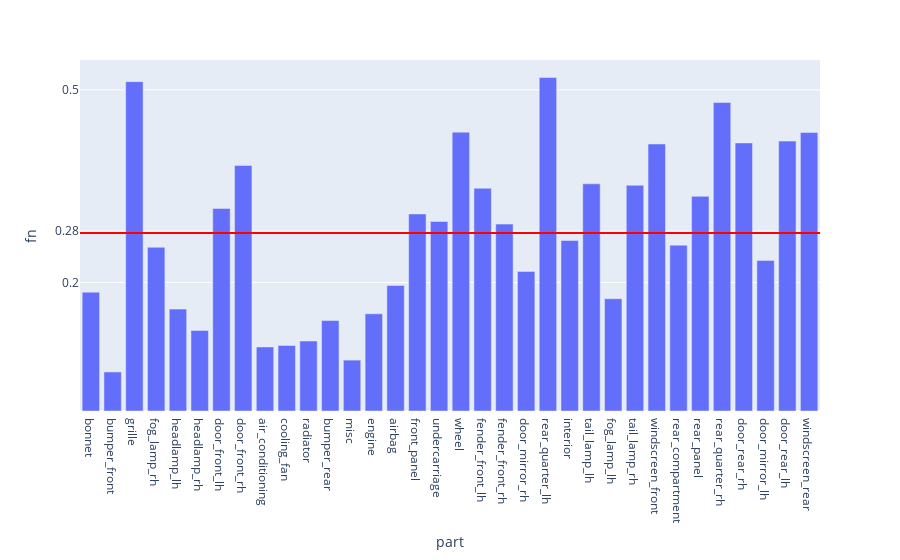

Here is the notebook cell this chart was saved with:
### Code cell
fig = px.bar(evalMetrics, x = 'part', y = 'fn')

fig.add_hline(y=avgFn, line_width=2, line_color="red")

fig.update_layout(
    yaxis = dict(
        tickmode = 'array',
        tickvals = [np.format_float_positional(avgFn, 2), 0.2, 0.5, 0.7],
    )
)
fig

### Figure 1 — Plotly figure (JSON) as saved in the notebook; plotly's stock layout.template omitted (floating-point values rounded to 4 significant figures)
{"data": [{"alignmentgroup": "True", "hovertemplate": "part=%{x}<br>fn=%{y}<extra></extra>", "legendgroup": "", "marker": {"color": "#636efa", "pattern": {"shape": ""}}, "name": "", "offsetgroup": "", "orientation": "v", "showlegend": false, "textposition": "auto", "type": "bar", "x": ["bonnet", "bumper_front", "grille", "fog_lamp_rh", "headlamp_lh", "headlamp_rh", "door_front_lh", "door_front_rh", "air_conditioning", "cooling_fan", "radiator", "bumper_rear", "misc", "engine", "airbag", "front_panel", "undercarriage", "wheel", "fender_front_lh", "fender_front_rh", "door_mirror_rh", "rear_quarter_lh", "interior", "tail_lamp_lh", "fog_lamp_lh", "tail_lamp_rh", "windscreen_front", "rear_compartment", "rear_panel", "rear_quarter_rh", "door_rear_rh", "door_mirror_lh", "door_rear_lh", "windscreen_rear"], "xaxis": "x", "y": [0.185, 0.06081, 0.5127, 0.2549, 0.1586, 0.1253, 0.3153, 0.3823, 0.0997, 0.102, 0.109, 0.1408, 0.07923, 0.1513, 0.1955, 0.3068, 0.295, 0.4341, 0.3467, 0.2909, 0.2173, 0.5191, 0.2654, 0.3537, 0.1748, 0.3513, 0.4157, 0.2581, 0.3341, 0.4802, 0.4173, 0.2344, 0.4201, 0.4335], "yaxis": "y"}], "layout": {"barmode": "relative", "legend": {"tracegroupgap": 0}, "margin": {"t": 60}, "shapes": [{"line": {"color": "red", "width": 2}, "type": "line", "x0": 0, "x1": 1, "xref": "x domain", "y0": 0.2771, "y1": 0.2771, "yref": "y"}], "xaxis": {"anchor": "y", "domain": [0, 1], "title": {"text": "part"}}, "yaxis": {"anchor": "x", "domain": [0, 1], "tickmode": "array", "tickvals": ["0.28", 0.2, 0.5, 0.7], "title": {"text": "fn"}}}}
